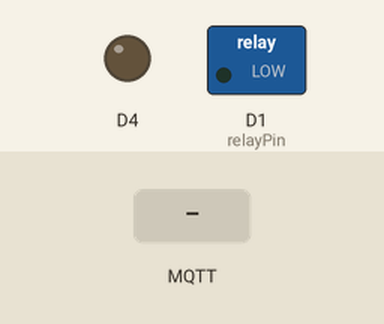
Recording of a sketch running on a simulated ESP8266 (Wemos D1 mini). Shown: switched loads named in the sketch (green lamp = pin HIGH), output pins drawn as LEDs (lit = HIGH). Inputs (shaded band) come from the test bench. WiFi joins after 1.5 s; servers stay silent unless stated; no MQTT or app messages arrive unless stated; what the sketch prints to the serial monitor is not drawn.

Above: at 2.7 s.
2.8 s: MQTT message "0" arrives on the first subscribed topic
At 3.4 s:
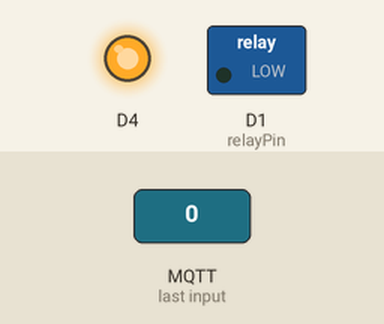
4.3 s: MQTT message "1" arrives on the second subscribed topic
At 4.6 s:
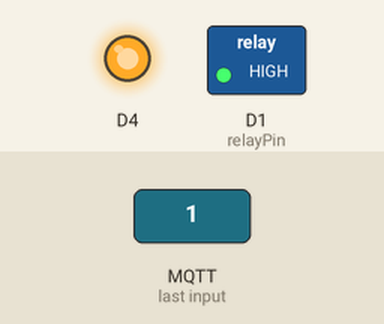
5.8 s: MQTT message "1" arrives on the first subscribed topic
At 6.9 s:
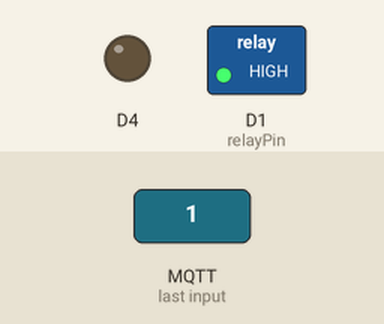
7.3 s: MQTT message "2" arrives on the first subscribed topic
At 8.1 s:
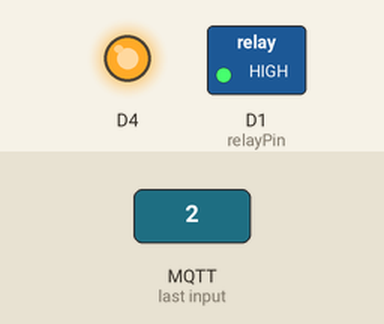
10.3 s: MQTT message "0" arrives on the second subscribed topic
At 11.6 s:
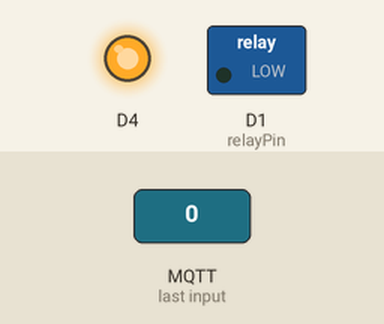
Timing chart, 0 to 12.8 s (numbered marks = the images above; inputs shaded):
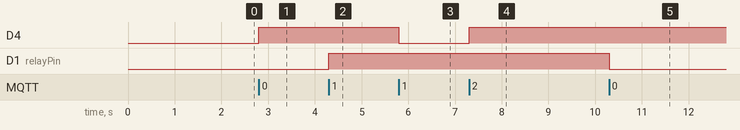

Measured:
- after the input at 2.8 s, D4: LOW → HIGH at once
- after the input at 4.3 s, D1 (relayPin): LOW → HIGH at once
- after the input at 5.8 s, D4: HIGH → LOW at once
- after the input at 7.3 s, D4: LOW → HIGH at once
- after the input at 10.3 s, D1 (relayPin): HIGH → LOW at once

The sketch:

firmware-Ejercicio_Final.ino
```cpp
/*
   Ejemplo de nodo remoto para interacción con MQTT y Node-RED con Wemos D1 Mini +  Shield Relay: https://wiki.wemos.cc/products:d1_mini_shields:relay_shield
   Publica en un topic cada 10 segundos y en otro cada 60 segundos
   Está suscrito a dos topic, uno de ellos enciende y apaga el led integrado de ESP8266 y el otro enciende y apaga el relé
   En cada reset publica un mensaje indicando que se ha reiniciado
*/

#include <ESP8266WiFi.h>
#include <PubSubClient.h>

// Update these with values suitable for your network.

const char* ssid = "SSID";
const char* password = "password";
const char* mqtt_server = "192.168.6.85"; //IP Raspberry Pi

WiFiClient espClient;
PubSubClient client(espClient);
long lastMsg = 0;
long lastMsgM = 0;
char msg[50];
int value = 0;
int valueM = 0;

const int relayPin = D1;

const char* publish_10sec = "nodo14/dato10s"; //Hay 14 nodos, numerados los topic: nodo1, nodo2, nodo3, ....
const char* publish_60sec = "nodo14/dato60s";
const char* publish_reset = "nodo14/reset";
const char* subs_led = "nodo14/led";
const char* subs_rele = "nodo14/rele";

void setup() {
  pinMode(BUILTIN_LED, OUTPUT);     // Initialize the BUILTIN_LED pin as an output
  pinMode(relayPin, OUTPUT);
  Serial.begin(115200);
  setup_wifi();
  client.setServer(mqtt_server, 1883);
  client.setCallback(callback);
}

void loop() {
  if (!client.connected()) {
    reconnect();
  }
  client.loop();

  long now = millis();
  if (now - lastMsg > 10000) {
    lastMsg = now;
    ++value;
    snprintf (msg, 50, "hello world 10s #%ld", value);
    Serial.print("Publish message: ");
    Serial.println(msg);
    client.publish(publish_10sec, msg);
  }

  if (now - lastMsgM > 60000) {
    lastMsgM = now;
    ++valueM;
    snprintf (msg, 50, "hello world 60s #%ld", valueM);
    Serial.print("Publish message: ");
    Serial.println(msg);
    client.publish(publish_60sec, msg);
  }
}

void callback(char* topic, byte* payload, unsigned int length) {
  Serial.print("Message arrived [");
  Serial.print(topic);
  Serial.print("] ");
  for (int i = 0; i < length; i++) {
    Serial.print((char)payload[i]);
  }
  Serial.println();

  if (String(topic) == String(subs_led)) {
    // Switch on the LED if an 1 was received as first character
    if ((char)payload[0] == '1') {
      digitalWrite(BUILTIN_LED, LOW);   // Turn the LED on (Note that LOW is the voltage level
      // but actually the LED is on; this is because
      // it is active low on the ESP-01)
    } else {
      digitalWrite(BUILTIN_LED, HIGH);  // Turn the LED off by making the voltage HIGH
    }
  }

  if (String(topic) == String(subs_rele)) {
    // Switch on the LED if an 1 was received as first character
    if ((char)payload[0] == '1') {
      digitalWrite(relayPin, HIGH);   // Turn the Relay on
    } else {
      digitalWrite(relayPin, LOW);  // Turn the Relay off
    }
  }
}

void setup_wifi() {

  delay(10);
  // We start by connecting to a WiFi network
  Serial.println();
  Serial.print("Connecting to ");
  Serial.println(ssid);

  WiFi.begin(ssid, password);

  while (WiFi.status() != WL_CONNECTED) {
    delay(500);
    Serial.print(".");
  }

  randomSeed(micros());

  Serial.println("");
  Serial.println("WiFi connected");
  Serial.println("IP address: ");
  Serial.println(WiFi.localIP());
}

void reconnect() {
  // Loop until we're reconnected
  while (!client.connected()) {
    Serial.print("Attempting MQTT connection...");
    // Attempt to connect
    if (client.connect("wemosd1mini187222xx","usuario_mosquitto","password_mosquitto")) { //Usuario y contraseña de de mosquitto, así como el client id
      Serial.println("connected");
      // Once connected, publish an announcement...
      client.publish(publish_reset, "reset");
      // ... and resubscribe
      client.subscribe(subs_led);
      client.subscribe(subs_rele);
    } else {
      Serial.print("failed, rc=");
      Serial.print(client.state());
      Serial.println(" try again in 5 seconds");
      // Wait 5 seconds before retrying
      delay(5000);
    }
  }
}
```
